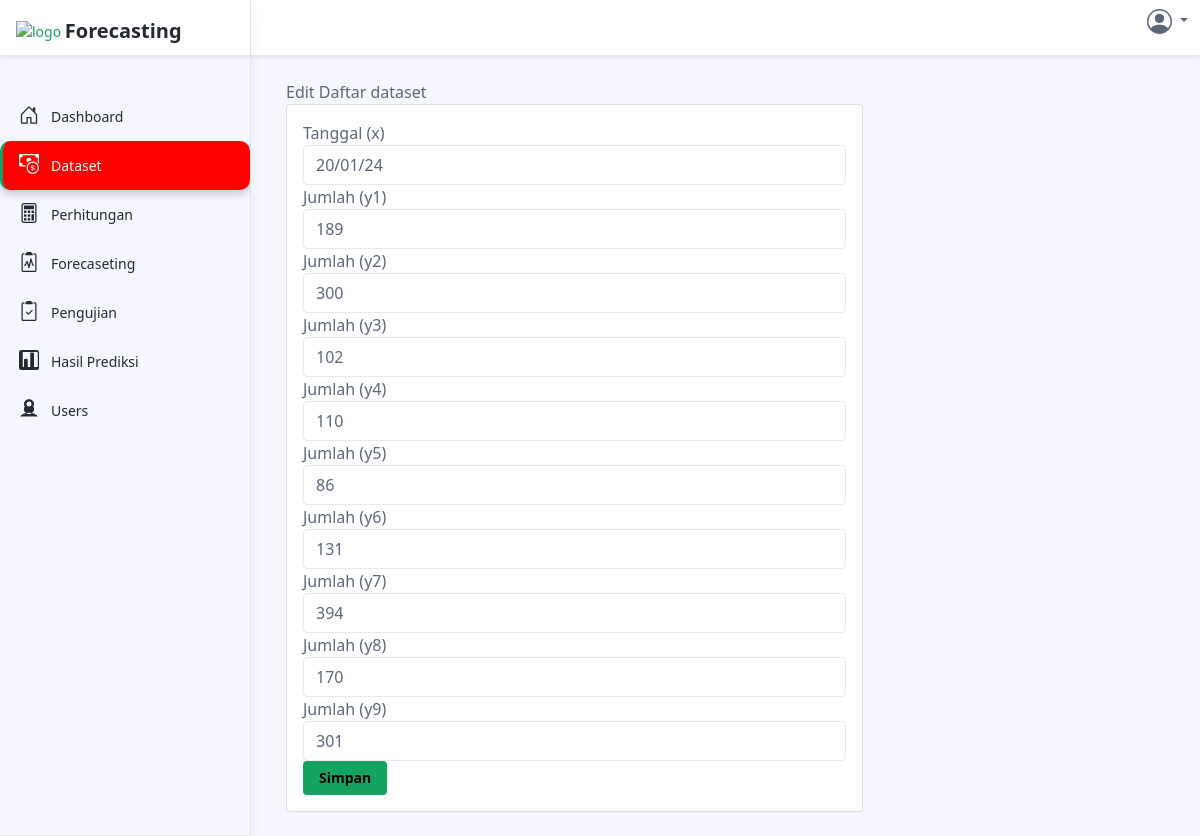
The page /dataset/edit?id=3 (signed in) on the database its author committed.
### tables this page shows
CREATE TABLE `dataset` (
  `id` int(11) NOT NULL,
  `x` varchar(255) NOT NULL,
  `y1` int(12) NOT NULL,
  `y2` int(12) NOT NULL,
  `y3` int(12) NOT NULL,
  `y4` int(12) NOT NULL,
  `y5` int(12) NOT NULL,
  `y6` int(12) NOT NULL,
  `y7` int(12) NOT NULL,
  `y8` int(12) NOT NULL,
  `y9` int(12) NOT NULL
);

### Controllers/DatasetController.php (called while the page is built, shortened)
<?php
include_once 'Models\DatasetModel.php';
class DatasetController
{
    private $datasetModel;
    public function __construct()
    {
        $koneksi = new Koneksi();
        $this->datasetModel = new DatasetModel($koneksi);
        $this->active = 'dataset';
    }
    public function edit()
    {
        $id = $_GET['id'];
        $data = [
            'title' => 'Edit Daftar dataset',
            'active' => $this->active,
            'item' => $this->datasetModel->show($id),
            'content' => 'Views/Dataset/edit.php',
        ];
        include_once('Views/Layout/index.php');
    }
}

### Config/koneksi.php (called while the page is built, shortened)
<?php
class Koneksi
{
    private $host = 'localhost';
    private $username = 'root';
    private $password = '';
    private $database = 'db_regresi_linear';
    private $koneksi;
    public function __construct()
    {
        $this->koneksi = new mysqli($this->host, $this->username, $this->password, $this->database);
    }
    public function getKoneksi()
    {
        return $this->koneksi;
    }
}

### Models/DatasetModel.php (called while the page is built, shortened)
<?php
include_once 'Config/koneksi.php';
class DatasetModel
{
    public function __construct($koneksi)
    {
        $koneksi = new Koneksi();
        $this->koneksi = $koneksi->getKoneksi();
        $this->table = 'dataset';
    }
    public function show($id)
    {
        $query = "SELECT * FROM $this->table WHERE id = $id";
        $result = $this->koneksi->query($query);
        return $result->fetch_assoc();
    }
}

### index.php (called while the page is built, shortened)
<?php
function base_url()
{
    $protocol = (!empty($_SERVER['HTTPS']) && $_SERVER['HTTPS'] !== 'off' || $_SERVER['SERVER_PORT'] == 443) ? "https://" : "http://";
    $host = $_SERVER['HTTP_HOST'];
    $script_name = dirname($_SERVER['SCRIPT_NAME']);
    $base_url = $protocol . $host . $script_name . '/';
    return $base_url;
}
$action = isset($_GET['action']) ? $_GET['action'] : 'index';
$controllerInstance = new $controllerName();
$controllerInstance->$action();

### Views/Dataset/edit.php (the view, shortened to what this page needs)
<?php require_once("Views/Layout/index.php"); ?>
<?php echo $data['title'] ?>
<div class="row">
    <div class="col-md-8">
        <div class="card">
            <div class="card-body">
                <form action="<?= base_url() ?>dataset/update" method="POST">
                    <div class="form-group">
                        <label for="x">Tanggal (x)</label>
                        <input type="text" name="x" id="x" class="form-control" value="<?= $data['item']['x'] ?>">
                    </div>
                    <div class="form-group">
                        <label for="y1">Jumlah (y1)</label>
                        <input type="number" name="y1" id="y1" class="form-control" value="<?= $data['item']['y1'] ?>">
                    </div>
                    <div class="form-group">
                        <label for="y2">Jumlah (y2)</label>
                        <input type="number" name="y2" id="y2" class="form-control" value="<?= $data['item']['y2'] ?>">
                    </div>
                    <div class="form-group">
                        <label for="y3">Jumlah (y3)</label>
                        <input type="number" name="y3" id="y3" class="form-control" value="<?= $data['item']['y3'] ?>">
                    </div>
                    <div class="form-group">
                        <label for="y4">Jumlah (y4)</label>
                        <input type="number" name="y4" id="y4" class="form-control" value="<?= $data['item']['y4'] ?>">
                    </div>
                    <div class="form-group">
                        <label for="y5">Jumlah (y5)</label>
                        <input type="number" name="y5" id="y5" class="form-control" value="<?= $data['item']['y5'] ?>">
                    </div>
                    <div class="form-group">
                        <label for="y6">Jumlah (y6)</label>
                        <input type="number" name="y6" id="y6" class="form-control" value="<?= $data['item']['y6'] ?>">
                    </div>
                    <div class="form-group">
                        <label for="y7">Jumlah (y7)</label>
                        <input type="number" name="y7" id="y7" class="form-control" value="<?= $data['item']['y7'] ?>">
                    </div>
                    <div class="form-group">
                        <label for="y8">Jumlah (y8)</label>
                        <input type="number" name="y8" id="y8" class="form-control" value="<?= $data['item']['y8'] ?>">
                    </div>
                    <div class="form-group">
                        <label for="y9">Jumlah (y9)</label>
                        <input type="number" name="y9" id="y9" class="form-control" value="<?= $data['item']['y9'] ?>">
                    </div>
                    <button type="submit" class="btn btn-primary">Simpan</button>
                </form>
            </div>
        </div>
    </div>
</div>

### rows shown on the page
dataset: x "20/01/24", y1 "189", y2 "300", y3 "102", y4 "110", y5 "86", y6 "131", y7 "394", y8 "170", y9 "301"

### other values the page prints
$data['title'] "Edit Daftar dataset"
